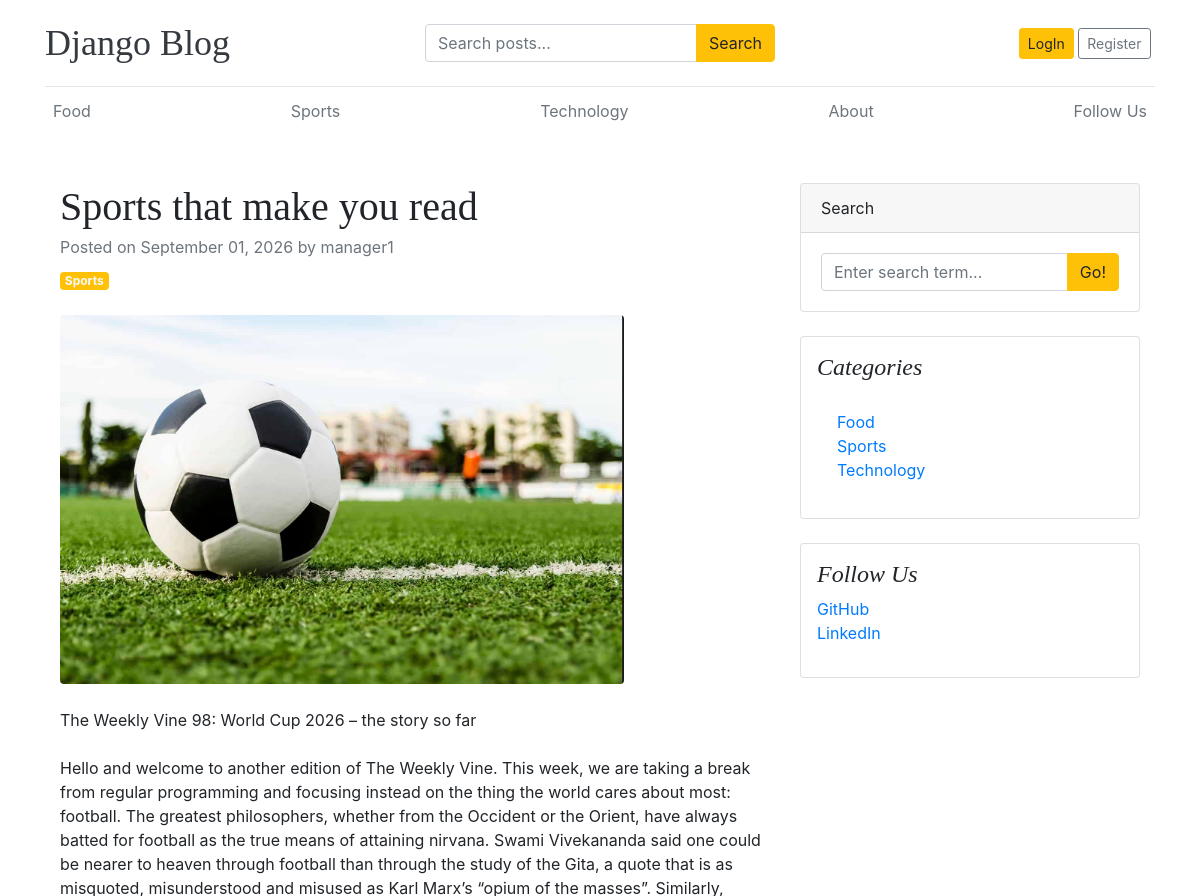
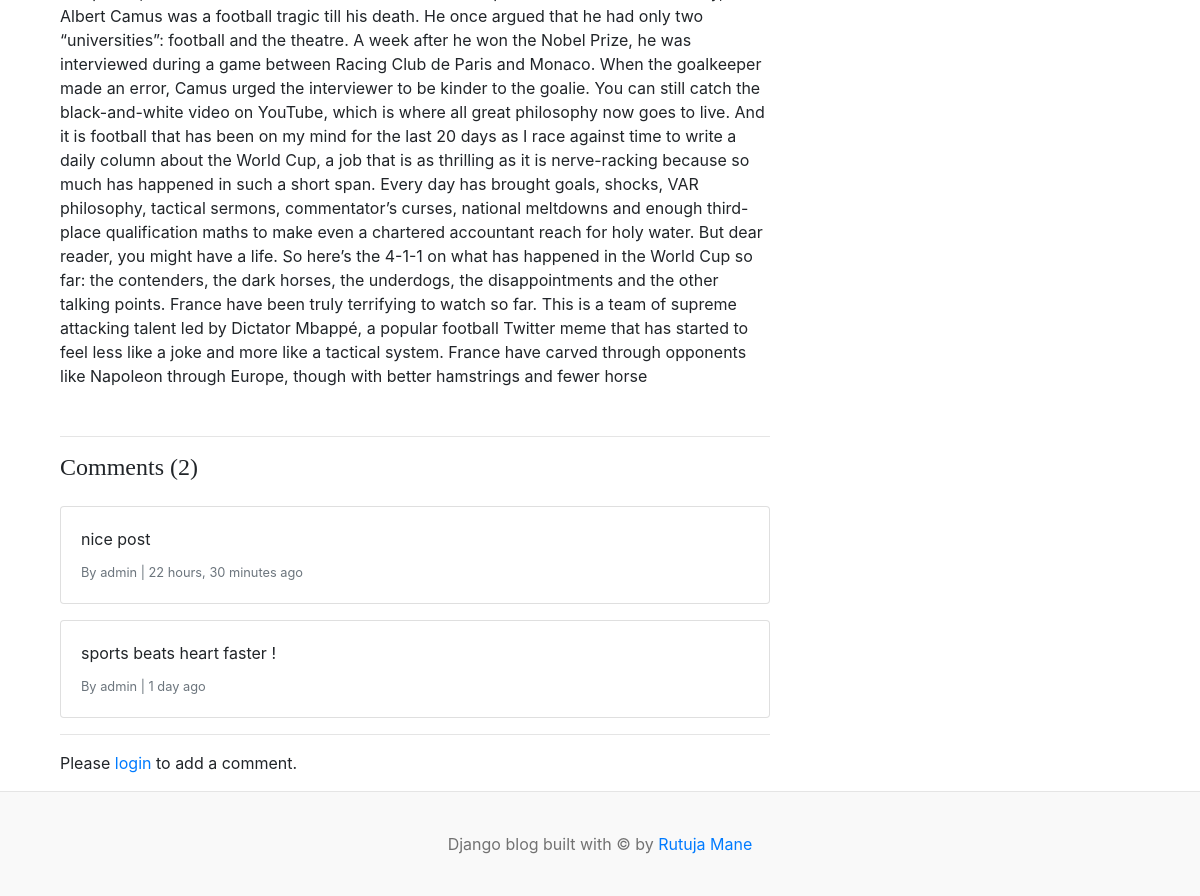
Screenshot of /blogs/sports-that-make-you-read/ with the database file from the repository (2 pictures, top to bottom).
### blogs/models.py (models this page shows, shortened)
class Category(models.Model):
  category_name = models.CharField(max_length=50,unique=True)
  created_at = models.DateTimeField(auto_now_add=True)
  updated_at = models.DateTimeField(auto_now=True)
  class Meta:
    verbose_name_plural = 'categories'
  def __str__(self):
    return self.category_name

class Blog(models.Model):
  title = models.CharField(max_length=100)
  slug = models.SlugField(max_length=150,unique=True, blank=True)
  category = models.ForeignKey(Category, on_delete=models.CASCADE)
  author = models.ForeignKey(User, on_delete=models.CASCADE)
  featured_image = models.ImageField(upload_to='uploads/%Y/%m/%d')
  short_description = models.TextField(max_length=500)
  blog_body = models.TextField(max_length=2000)
  status = models.CharField(max_length=20, choices=STATUS_CHOICES, default="Draft")
  is_featured = models.BooleanField(default=False)
  created_at = models.DateTimeField(auto_now_add=True)
  updated_at = models.DateTimeField(auto_now=True)

class Comment(models.Model):
    user = models.ForeignKey(User, on_delete=models.CASCADE)
    blog = models.ForeignKey(Blog, on_delete=models.CASCADE)
    comment = models.TextField(max_length=250)
    created_at = models.DateTimeField(auto_now_add=True)
    updated_at = models.DateTimeField(auto_now=True)

### blogs/views.py (the view, shortened to what this page needs)
# urls.py: path('blogs/<slug:slug>/', BlogsView.blogs, name='blogs'),
def blogs(request, slug):
    single_blog = get_object_or_404(
        Blog,
        slug=slug,
        status='Published'
    )
    comments = Comment.objects.filter(
        blog=single_blog
    ).order_by('-created_at')
    categories = Category.objects.all()
    context = {
        'single_blog': single_blog,
        'comments': comments,
        'comment_count': comments.count(),
        'categories': categories,
    }
    return render(request, 'blogs.html', context)

### blogs/context_processors.py (called while the page is built)
def get_categories(request):
  categories = Category.objects.all()
  return dict(categories=categories)

def social_links(request):
    return {
        'social_links': SocialLink.objects.filter(is_active=True)
    }

### templates/blogs.html
{% extends 'base.html' %}
{% block content %}
<div class="container mt-5">
    <div class="row">
        <div class="col-lg-8">
            <article>
                <header class="mb-4">
                    <h1 class="fw-bolder mb-1">
                        {{ single_blog.title }}
                    </h1>
                    <div class="text-muted fst-italic mb-2">
                        Posted on
                        {{ single_blog.created_at|date:"F d, Y" }}
                        by
                        {{ single_blog.author.username }}
                    </div>
                    <a
                        class="badge bg-warning text-decoration-none text-light"
                        href="{% url 'posts_by_category' single_blog.category.id %}"
                    >
                        {{ single_blog.category }}
                    </a>
                </header>
                <figure class="mb-4">
                    {% if single_blog.featured_image %}
                        <img
                            class="img-fluid rounded"
                            src="{{ single_blog.featured_image.url }}"
                            alt="{{ single_blog.title }}"
                        >
                    {% endif %}
                </figure>
                <section class="mb-5">
                    <p class="fs-5 mb-4">
                        {{ single_blog.short_description }}
                    </p>
                    <div class="fs-5 mb-4">
                        {{ single_blog.blog_body }}
                    </div>
                </section>
            </article>
            <hr>
            <h4 class="mb-4">
                Comments ({{ comment_count }})
            </h4>
            {% if comments %}
                {% for comment in comments %}
                    <div class="card mb-3">
                        <div class="card-body">
                            <p class="card-text mb-2">
                                {{ comment.comment }}
                            </p>
                            <small class="text-muted">
                                By {{ comment.user.username }}
                                |
                                {{ comment.created_at|timesince }} ago
                            </small>
                        </div>
                    </div>
                {% endfor %}
            {% else %}
                <p>No comments yet.</p>
            {% endif %}
            <hr>
            {% if user.is_authenticated %}
                <h4>Add a Comment</h4>
                <form method="POST">
                    {% csrf_token %}
                    <div class="form-group">
                        <textarea
                            name="comment"
                            class="form-control"
                            rows="4"
                            placeholder="Write your comment..."
                            required
                        ></textarea>
                    </div>
                    <br>
                    <button
                        type="submit"
                        class="btn btn-warning"
                    >
                        Post Comment
                    </button>
                </form>
            {% else %}
                <p>
                    Please
                    <a href="{% url 'login' %}">
                        login
                    </a>
                    to add a comment.
                </p>
            {% endif %}
        </div>
        <div class="col-lg-4">
            <div class="card mb-4">
                <div class="card-header">
                    Search
                </div>
                <div class="card-body">
                    <form
                        action="{% url 'search' %}"
                        method="GET"
                    >
                        <div class="input-group">
                            <input
                                class="form-control"
                                type="text"
                                name="keyword"
                                placeholder="Enter search term..."
                                required
                            >
                            <div class="input-group-append">
                                <button
                                    class="btn btn-warning"
                                    type="submit"
                                >
                                    Go!
                                </button>
                            </div>
                        </div>
                    </form>
                </div>
            </div>
            <div class="card mb-4 p-3">
                <h4 class="font-italic">
                    Categories
                </h4>
                <div class="card-body">
                    <ul class="list-unstyled mb-0">
                        {% for cat in categories %}
                            <li>
                                <a href="{% url 'posts_by_category' cat.id %}">
                                    {{ cat.category_name }}
                                </a>
                            </li>
                        {% endfor %}
                    </ul>
                </div>
            </div>
            <div class="card mb-4 p-3">
                <h4 class="font-italic">
                    Follow Us
                </h4>
                <ol class="list-unstyled">
                    <li>
                        <a href="#">
                            GitHub
                        </a>
                    </li>
                    <li>
                        <a href="#">
                            LinkedIn
                        </a>
                    </li>
                </ol>
            </div>
        </div>
    </div>
</div>
{% endblock content %}

### templates/base.html (shortened to what this page needs)
{% load static %}
<!doctype html>
<html lang="en">
  <head>
    <link
      href="https://getbootstrap.com/docs/4.0/dist/css/bootstrap.min.css"
      rel="stylesheet"
    />
    <link
      href="{% static 'css/blog.css' %}"
      rel="stylesheet"
    />
    <link rel="stylesheet" href="https://cdnjs.cloudflare.com/ajax/libs/font-awesome/4.7.0/css/font-awesome.min.css">
  </head>
  <body>
    <div class="container">
     <header class="blog-header py-3">
    <div class="row align-items-center">
        <div class="col-md-4">
            <a class="blog-header-logo text-dark" href="/">
                Django Blog
            </a>
        </div>
        <div class="col-md-4">
            <form action="{% url 'search' %}" method="GET">
                <div class="input-group">
                    <input
                        class="form-control"
                        type="text"
                        name="keyword"
                        placeholder="Search posts..."
                        required
                    >
                    <div class="input-group-append">
                        <button
                            class="btn btn-warning"
                            type="submit"
                        >
                            Search
                        </button>
                    </div>
                </div>
            </form>
        </div>
        <div class="col-md-4 d-flex justify-content-end align-items-center">
            {% if not user.is_authenticated %}
            <a
                class="btn btn-sm btn-warning"
                href="{% url 'login' %}"
            >
                LogIn
            </a>
            <a
                class="btn btn-sm btn-outline-secondary"
                href="{% url 'register' %}"
            >
                Register
            </a>
          {% endif %}
        </div>
    </div>
</header>
      <div class="nav-scroller py-1 mb-2">
        <nav class="nav d-flex justify-content-between">
            {% for cat in categories %}
              <a
                class="p-2 text-muted"
                href="{% url 'posts_by_category' cat.id %}"
              >
                {{ cat.category_name }}
              </a>
            {% endfor %}
            <a
                class="p-2 text-muted"
                href="{% url 'about' %}"
            >
                About
            </a>
            <a
                class="p-2 text-muted"
                href="{% url 'follow_us' %}"
            >
                Follow Us
            </a>
        </nav>
      </div>
      {% block content %}
      {% endblock %}
    </div>
    <footer class="blog-footer">
      <p>
        Django blog built with © by
        <a href="#">Rutuja Mane</a>
      </p>
    </footer>
  </body>
</html>

### static/css/blog.css (style rules this page uses)
.blog-header { border-bottom: 1px solid #e5e5e5; }
.blog-header-logo { font-family: "Playfair Display", Georgia, "Times New Roman", serif; font-size: 2.25rem; }
h1, h2, h3, h4, h5, h6 { font-family: "Playfair Display", Georgia, "Times New Roman", serif; }
.blog-footer { padding: 2.5rem 0; color: #727272; text-align: center; background-color: #f9f9f9; border-top: .05rem solid #e5e5e5; }
.blog-footer p:last-child { margin-bottom: 0; }

### rows the page displays
Category: category_name "Food"
Category: category_name "Sports"
Category: category_name "Technology"
Blog: title "Sports that make you read", created_at "September 01, 2026", author.username "manager1", category "Sports", featured_image (picture), short_description "The Weekly Vine 98: World Cup 2026 – the story so far", blog_body "Hello and welcome to another edition of The Weekly Vine. This week, we are taking a break from regular programming and focusing instead on the thing the world cares about most: football. The greatest philosophers, whether from the Occident or the Orient, have always batted for football as the true means of attaining nirvana. Swami Vivekananda said one could be nearer to heaven through football than through the study of the Gita, a quote that is as misquoted, misunderstood and misused as Karl Marx’s “opium of the masses”. Similarly, Albert Camus was a football tragic till his death. He once argued that he had only two “universities”: football and the theatre. A week after he won the Nobel…"
Comment: comment "nice post", user.username "admin", created_at "22 hours, 30 minutes"
Comment: comment "sports beats heart faster !", user.username "admin", created_at "1 day"

### other values shown
{{ comment_count }} "2"
